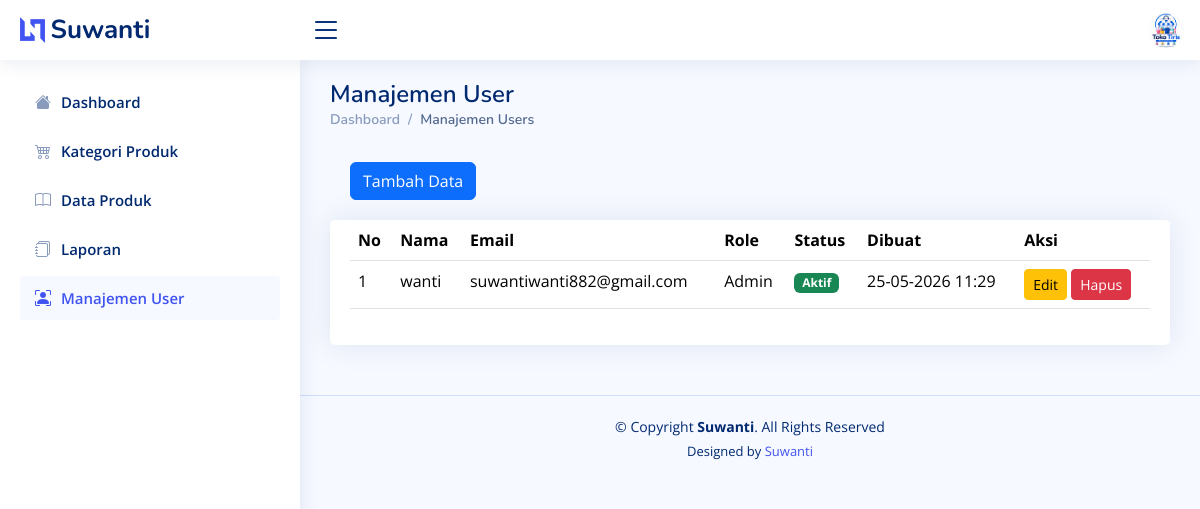
Screenshot of /user.php (signed in) with the database file from the repository.
### tables this page shows
CREATE TABLE `users` (
  `id` int(11) NOT NULL,
  `name` varchar(100) DEFAULT NULL,
  `email` varchar(100) DEFAULT NULL,
  `password` varchar(255) DEFAULT NULL,
  `role` enum('admin','staff') DEFAULT 'staff',
  `is_active` tinyint(1) DEFAULT 1,
  `created_at` timestamp NOT NULL DEFAULT current_timestamp()
);

### user.php (the view, shortened to what this page needs)
<!DOCTYPE html>
<html lang="en">
<head>
  <link href="assets/vendor/bootstrap/css/bootstrap.min.css" rel="stylesheet">
  <link href="assets/vendor/bootstrap-icons/bootstrap-icons.css" rel="stylesheet">
  <link href="assets/vendor/boxicons/css/boxicons.min.css" rel="stylesheet">
  <link href="assets/vendor/quill/quill.snow.css" rel="stylesheet">
  <link href="assets/vendor/quill/quill.bubble.css" rel="stylesheet">
  <link href="assets/vendor/remixicon/remixicon.css" rel="stylesheet">
  <link href="assets/vendor/simple-datatables/style.css" rel="stylesheet">
  <link href="assets/css/style.css" rel="stylesheet">
</head>
<body>
  <header id="header" class="header fixed-top d-flex align-items-center">
    <div class="d-flex align-items-center justify-content-between">
      <a href="index.php" class="logo d-flex align-items-center">
        <img src="assets/img/logo.png" alt="">
        <span class="d-none d-lg-block">Suwanti</span>
      </a>
      <i class="bi bi-list toggle-sidebar-btn"></i>
    </div>
     <nav class="header-nav ms-auto">
            <ul class="d-flex align-items-center">
                <li class="nav-item dropdown pe-3">
                    <a class="nav-link nav-profile d-flex align-items-center pe-0"
                        href="#"
                        data-bs-toggle="dropdown">
                        <img
                            src="assets/img/1.jpg"
                            alt="Profile"
                            class="rounded-circle" />
                    </a>
        </li>
      </ul>
    </nav>
  </header>
   <aside id="sidebar" class="sidebar">
    <ul class="sidebar-nav" id="sidebar-nav">
      <li class="nav-item">
        <a class="nav-link collapsed" href="index.php">
          <i class="bi bi-house-fill"></i>
          <span>Dashboard</span>
        </a>
      </li>
      <li class="nav-item">
        <a class="nav-link collapsed" href="kategori_produk.php">
         <i class="bi bi-cart4"></i>
          <span>Kategori Produk</span>
        </a>
      </li>
      <li class="nav-item">
        <a class="nav-link collapsed" href="produk.php">
         <i class="bi bi-book"></i>
          <span>Data Produk</span>
        </a>
      </li>
      <li class="nav-item">
        <a class="nav-link collapsed" href="laporan.php">
          <i class="bi bi-journals"></i>
          <span>Laporan</span>
        </a>
      </li>
      <li class="nav-item">
        <a class="nav-link " href="user.php">
          <i class="bi bi-person-bounding-box"></i>
          <span>Manajemen User</span>
        </a>
      </li>
    </ul>
  </aside>
  <main id="main" class="main">
    <div class="pagetitle">
      <h1>Manajemen User</h1>
      <nav>
        <ol class="breadcrumb">
          <li class="breadcrumb-item"><a href="index.php">Dashboard</a></li>
          <li class="breadcrumb-item active">Manajemen Users</li>
        </ol>
      </nav>
    </div>
    <div class="row">
      <div class="col-lg-12">
        <div clas="card">
          <div class="card-body mt-3">
            <a href="t_user.php" class="btn btn-primary">Tambah Data </a>
          </div>
        </div>
      </div>
    </div>
    <section class="section">
      <div class="row">
        <div class="col-lg-12">
          <div class="card">
            <div class="card-body">
              <table class="table datatable">
                <thead>
                  <tr>
                    <th>No</th>
                    <th>Nama</th>
                    <th>Email</th>
                    <th>Role</th>
                    <th>Status</th>
                    <th>Dibuat</th>
                    <th>Aksi</th>
                  </tr>
                </thead>
                <tbody>
                  <?php
                  include "koneksi.php";
                  $no = 1;
                  $sql = mysqli_query($conn, "SELECT * FROM users");
                  while ($data = mysqli_fetch_array($sql)) {
                  ?>
                    <tr>
                      <td><?php echo $no++; ?></td>
                      <td><?php echo $data['name']; ?></td>
                      <td><?php echo $data['email']; ?></td>
                      <td><?php echo ucfirst($data['role']); ?></td>
                      <td>
                        <?php
                        if ($data['is_active'] == 1) {
                          echo '<span class="badge bg-success">Aktif</span>';
                        } else {
                          echo '<span class="badge bg-danger">Nonaktif</span>';
                        }
                        ?>
                      </td>
                      <td><?php echo date('d-m-Y H:i', strtotime($data['created_at'])); ?></td>
                      <td>
                        <a href="e_user.php?id=<?php echo $data['id']; ?>" class="btn btn-warning btn-sm">Edit</a>
                        <a href="h_user.php?id=<?php echo $data['id']; ?>"
                          class="btn btn-danger btn-sm"
                          onclick="return confirm('Apakah Anda yakin ingin menghapus user ini?')">Hapus</a>
                      </td>
                    </tr>
                  <?php } ?>
                </tbody>
              </table>
            </div>
          </div>
        </div>
      </div>
    </section>
  </main>
  <footer id="footer" class="footer">
    <div class="copyright">
      &copy; Copyright <strong><span>Suwanti</span></strong>. All Rights Reserved
    </div>
    <div class="credits">
      Designed by <a href="https://www.instagram.com/waaaaaaaaaaaaaaa.19?igsh=cGlhb2R5YXdvOGEx">Suwanti</a>
    </div>
  </footer>
</body>
</html>

### assets/css/style.css (style rules this page uses)
:root { scroll-behavior: smooth; }
body { font-family: "Open Sans", sans-serif; background: #f6f9ff; color: #444444; }
a { color: #4154f1; text-decoration: none; }
h1, h2, h3, h4, h5, h6 { font-family: "Nunito", sans-serif; }
#main { margin-top: 60px; padding: 20px 30px; transition: all 0.3s; }
.pagetitle { margin-bottom: 10px; }
.pagetitle h1 { font-size: 24px; margin-bottom: 0; font-weight: 600; color: #012970; }
.card { margin-bottom: 30px; border: none; border-radius: 5px; box-shadow: 0px 0 30px rgba(1, 41, 112, 0.1); }
.card-body { padding: 0 20px 20px 20px; }
.breadcrumb { font-size: 14px; font-family: "Nunito", sans-serif; color: #899bbd; font-weight: 600; }
.breadcrumb a { color: #899bbd; transition: 0.3s; }
.breadcrumb .breadcrumb-item::before { color: #899bbd; }
.breadcrumb .active { color: #51678f; font-weight: 600; }
.logo { line-height: 1; }
@media (min-width: 1200px) { .logo { width: 280px; } }
.logo img { max-height: 26px; margin-right: 6px; }
.logo span { font-size: 26px; font-weight: 700; color: #012970; font-family: "Nunito", sans-serif; }
.header { transition: all 0.5s; z-index: 997; height: 60px; box-shadow: 0px 2px 20px rgba(1, 41, 112, 0.1); background-color: #fff; padding-left: 20px; }
.header .toggle-sidebar-btn { font-size: 32px; padding-left: 10px; cursor: pointer; color: #012970; }
.header-nav ul { list-style: none; }
.header-nav>ul { margin: 0; padding: 0; }
.header-nav .nav-profile { color: #012970; }
.header-nav .nav-profile img { max-height: 36px; }
.sidebar { position: fixed; top: 60px; left: 0; bottom: 0; width: 300px; z-index: 996; transition: all 0.3s; padding: 20px; overflow-y: auto; scrollbar-width: thin; scrollbar-color: #aab7cf transparent; box-shadow: 0px 0px 20px rgba(1, 41, 112, 0.1); background-color: #fff; }
@media (min-width: 1200px) { #main, #footer { margin-left: 300px; } }
.sidebar-nav { padding: 0; margin: 0; list-style: none; }
.sidebar-nav li { padding: 0; margin: 0; list-style: none; }
.sidebar-nav .nav-item { margin-bottom: 5px; }
.sidebar-nav .nav-link { display: flex; align-items: center; font-size: 15px; font-weight: 600; color: #4154f1; transition: 0.3; background: #f6f9ff; padding: 10px 15px; border-radius: 4px; }
.sidebar-nav .nav-link i { font-size: 16px; margin-right: 10px; color: #4154f1; }
.sidebar-nav .nav-link.collapsed { color: #012970; background: #fff; }
.sidebar-nav .nav-link.collapsed i { color: #899bbd; }
.footer { padding: 20px 0; font-size: 14px; transition: all 0.3s; border-top: 1px solid #cddfff; }
.footer .copyright { text-align: center; color: #012970; }
.footer .credits { padding-top: 5px; text-align: center; font-size: 13px; color: #012970; }

### rows the page displays
users: name "wanti", email "suwantiwanti882@gmail.com", role "Admin", is_active "Aktif", created_at "25-05-2026 11:29"
